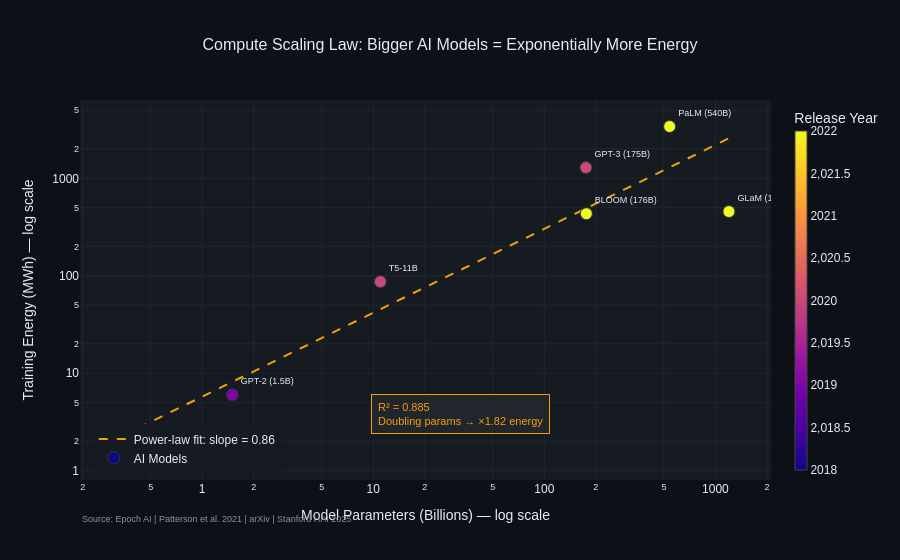

Notebook source saved alongside this figure:
### Code cell
# ── What this proves ─────────────────────────────────────────────────────────
# Building bigger AI models costs exponentially more energy.
# We fit a power-law on log-log axes. The slope tells you exactly
# how much extra energy each doubling of model size costs.

models_clean = df_ai_models.dropna(
    subset=['Parameters (Billions)', 'Training Energy (MWh)']
).copy()
models_clean = models_clean[
    models_clean['Model'].astype(str) != 'nan'
].copy()

params  = models_clean['Parameters (Billions)'].values.astype(float)
energy  = models_clean['Training Energy (MWh)'].values.astype(float)
names   = models_clean['Model'].values
years_m = pd.to_numeric(models_clean['Release Year'], errors='coerce').values

# Power-law fit in log space
slope, intercept, r_value, _, _ = stats.linregress(
    np.log10(params), np.log10(energy)
)
x_fit = np.logspace(np.log10(params.min()), np.log10(params.max()), 100)
y_fit = 10 ** (slope * np.log10(x_fit) + intercept)

fig = make_fig()

# Trendline first so dots render on top
fig.add_trace(go.Scatter(
    x=x_fit, y=y_fit,
    mode='lines',
    line=dict(color=PALETTE['yellow'], width=2, dash='dash'),
    name=f'Power-law fit: slope = {slope:.2f}',
))

# Data points coloured by year
fig.add_trace(go.Scatter(
    x=params, y=energy,
    mode='markers+text',
    marker=dict(
        size=12,
        color=years_m,
        colorscale='Plasma',
        colorbar=dict(title='Release Year', thickness=12),
        line=dict(color='#30363D', width=1),
    ),
    text=names,
    textposition='top right',
    textfont=dict(size=9, color='#E6EDF3'),
    name='AI Models',
    hovertemplate=(
        '<b>%{text}</b><br>'
        'Parameters: %{x:.1f}B<br>'
        'Training Energy: %{y:,.0f} MWh<br>'
        '<extra></extra>'
    )
))

fig.update_layout(
    title=dict(
        text='Compute Scaling Law: Bigger AI Models = Exponentially More Energy',
        font=dict(size=16, color='#E6EDF3'), x=0.5
    ),
    xaxis=dict(type='log', title='Model Parameters (Billions) — log scale',
               gridcolor='#21262D'),
    yaxis=dict(type='log', title='Training Energy (MWh) — log scale',
               gridcolor='#21262D'),
    height=560,
    legend=dict(x=0.02, y=0.02),  # bottom left — away from colorbar
    annotations=[
        go.layout.Annotation(
            x=0.55, y=0.12,  # moved down and right of centre — below the data cluster
            xref='paper', yref='paper',
            text=f'R² = {r_value**2:.3f}<br>Doubling params → ×{2**slope:.2f} energy',
            showarrow=False,
            font=dict(size=11, color=PALETTE['yellow']),
            bgcolor='#21262D',
            bordercolor=PALETTE['yellow'],
            borderpad=6, align='left'
        ),
        go.layout.Annotation(
            text='Source: Epoch AI | Patterson et al. 2021 | arXiv | Stanford HAI 2025',
            x=0, y=-0.12, xref='paper', yref='paper',
            showarrow=False, font=dict(size=9, color='#8B949E')
        ),
    ]
)

fig.write_html(str(OUT_DIR / "02_chart3_compute_scaling_law.html"))
fig.show()

print(f"✅ Chart 3 saved")
print(f"   Power-law slope  : {slope:.3f}")
print(f"   R²               : {r_value**2:.3f}")
print(f"   Doubling params → ×{2**slope:.2f} training energy")

### Figure 1 — Plotly figure (JSON) as saved in the notebook; plotly's stock layout.template omitted (floating-point values rounded to 4 significant figures)
{"data": [{"line": {"color": "#F59E0B", "dash": "dash", "width": 2}, "mode": "lines", "name": "Power-law fit: slope = 0.86", "type": "scatter", "x": [0.34, 0.3692, 0.401, 0.4355, 0.473, 0.5136, 0.5578, 0.6058, 0.6579, 0.7145, 0.7759, 0.8427, 0.9152, 0.9939, 1.079, 1.172, 1.273, 1.383, 1.501, 1.631, 1.771, 1.923, 2.089, 2.268, 2.463, 2.675, 2.905, 3.155, 3.427, 3.721, 4.041, 4.389, 4.767, 5.177, 5.622, 6.105, 6.631, 7.201, 7.82, 8.493, 9.223, 10.02, 10.88, 11.81, 12.83, 13.93, 15.13, 16.43, 17.85, 19.38, 21.05, 22.86, 24.83, 26.96, 29.28, 31.8, 34.54, 37.51, 40.73, 44.24, 48.04, 52.17, 56.66, 61.53, 66.83, 72.57, 78.82, 85.6, 92.96, 101.0, 109.6, 119.1, 129.3, 140.4, 152.5, 165.6, 179.9, 195.3, 212.1, 230.4, 250.2, 271.7, 295.1, 320.5, 348.1, 378.0, 410.5, 445.8, 484.2, 525.8, 571.0, 620.2, 673.5, 731.4, 794.3, 862.7, 936.9, 1017.0, 1105.0, 1200.0], "y": [2.271, 2.439, 2.618, 2.811, 3.018, 3.24, 3.479, 3.735, 4.01, 4.305, 4.622, 4.962, 5.328, 5.72, 6.141, 6.593, 7.078, 7.6, 8.159, 8.76, 9.405, 10.1, 10.84, 11.64, 12.5, 13.42, 14.4, 15.46, 16.6, 17.82, 19.14, 20.55, 22.06, 23.68, 25.43, 27.3, 29.31, 31.47, 33.78, 36.27, 38.94, 41.81, 44.88, 48.19, 51.74, 55.54, 59.63, 64.02, 68.74, 73.8, 79.23, 85.07, 91.33, 98.05, 105.3, 113.0, 121.3, 130.3, 139.9, 150.2, 161.2, 173.1, 185.8, 199.5, 214.2, 230.0, 246.9, 265.1, 284.6, 305.6, 328.1, 352.2, 378.1, 406.0, 435.9, 468.0, 502.4, 539.4, 579.1, 621.7, 667.5, 716.7, 769.4, 826.1, 886.9, 952.2, 1022.0, 1098.0, 1178.0, 1265.0, 1358.0, 1458.0, 1566.0, 1681.0, 1805.0, 1938.0, 2080.0, 2233.0, 2398.0, 2574.0]}, {"hovertemplate": "<b>%{text}</b><br>Parameters: %{x:.1f}B<br>Training Energy: %{y:,.0f} MWh<br><extra></extra>", "marker": {"color": [2018.0, 2019.0, 2020.0, 2020.0, 2022.0, 2022.0, 2022.0], "colorbar": {"thickness": 12, "title": {"text": "Release Year"}}, "colorscale": [[0, "#0d0887"], [0.1111, "#46039f"], [0.2222, "#7201a8"], [0.3333, "#9c179e"], [0.4444, "#bd3786"], [0.5556, "#d8576b"], [0.6667, "#ed7953"], [0.7778, "#fb9f3a"], [0.8889, "#fdca26"], [1, "#f0f921"]], "line": {"color": "#30363D", "width": 1}, "size": 12}, "mode": "markers+text", "name": "AI Models", "text": ["BERT-Large", "GPT-2 (1.5B)", "T5-11B", "GPT-3 (175B)", "BLOOM (176B)", "GLaM (1.2T)", "PaLM (540B)"], "textfont": {"color": "#E6EDF3", "size": 9}, "textposition": "top right", "type": "scatter", "x": [0.34, 1.5, 11.0, 175.0, 176.0, 1200.0, 540.0], "y": [1.5, 6.0, 87.0, 1287.0, 433.0, 456.0, 3400.0]}], "layout": {"annotations": [{"align": "left", "bgcolor": "#21262D", "bordercolor": "#F59E0B", "borderpad": 6, "font": {"color": "#F59E0B", "size": 11}, "showarrow": false, "text": "R² = 0.885<br>Doubling params → ×1.82 energy", "x": 0.55, "xref": "paper", "y": 0.12, "yref": "paper"}, {"font": {"color": "#8B949E", "size": 9}, "showarrow": false, "text": "Source: Epoch AI | Patterson et al. 2021 | arXiv | Stanford HAI 2025", "x": 0, "xref": "paper", "y": -0.12, "yref": "paper"}], "font": {"color": "#E6EDF3", "family": "Arial"}, "height": 560, "legend": {"bgcolor": "#161B22", "bordercolor": "#30363D", "x": 0.02, "y": 0.02}, "paper_bgcolor": "#0D1117", "plot_bgcolor": "#161B22", "title": {"font": {"color": "#E6EDF3", "size": 16}, "text": "Compute Scaling Law: Bigger AI Models = Exponentially More Energy", "x": 0.5}, "xaxis": {"gridcolor": "#21262D", "title": {"text": "Model Parameters (Billions) — log scale"}, "type": "log"}, "yaxis": {"gridcolor": "#21262D", "title": {"text": "Training Energy (MWh) — log scale"}, "type": "log"}}}
